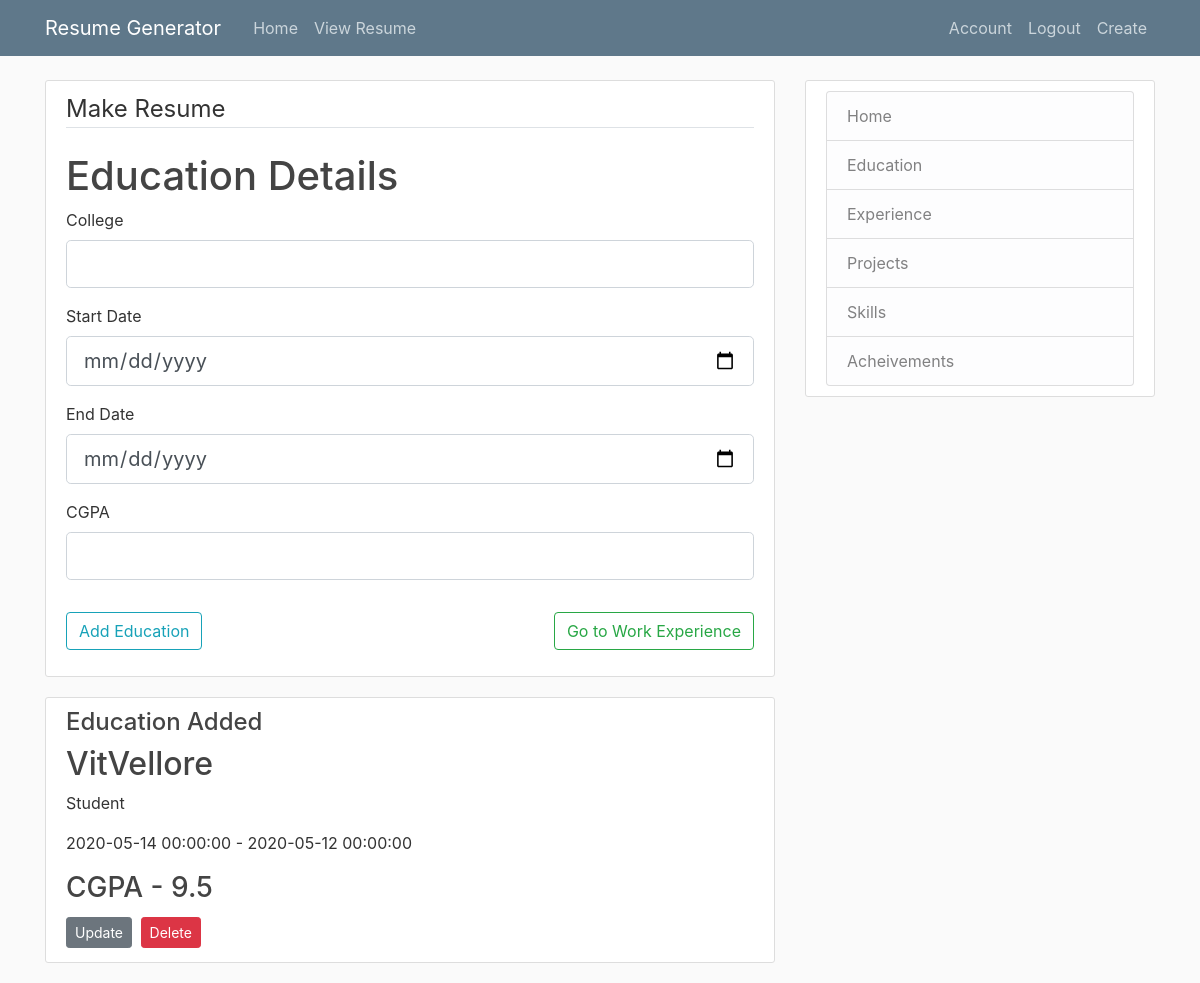
The app's page /resume/new/education (signed in), older data.
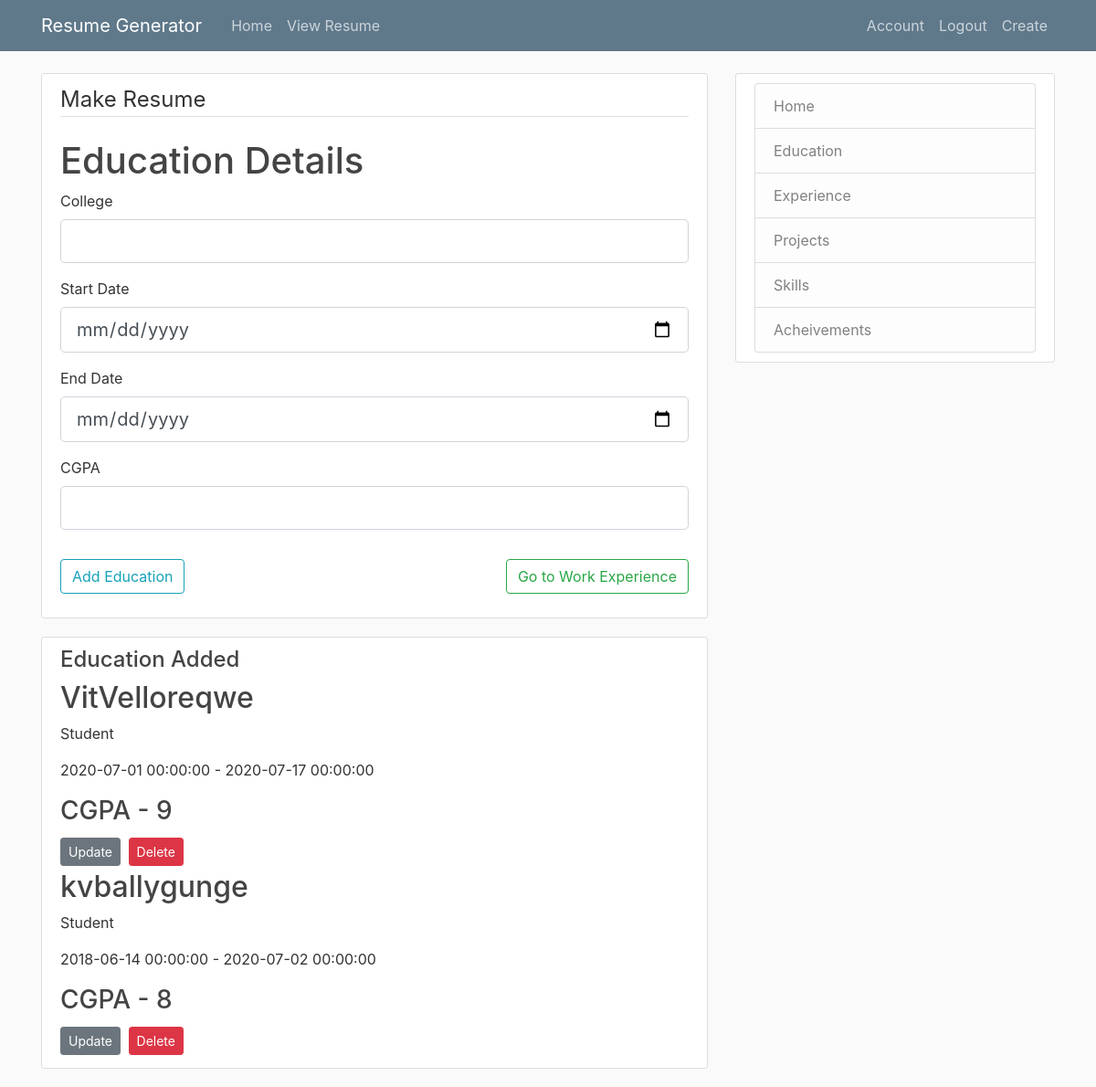
The same page, newer data.
### resume/models.py (models this page shows, shortened)
class education(db.Model):
    id = db.Column(db.Integer, primary_key=True)
    name = db.Column(db.String(100),nullable=False)
    start = db.Column(db.DateTime,nullable=False,default=datetime.today())
    end = db.Column(db.DateTime,nullable=False,default=datetime.today())
    cgpa = db.Column(db.Integer,nullable=False)
    user_id= db.Column(db.Integer,db.ForeignKey('user.id'),nullable=False)

### resume/routes.py (the view)
@app.route("/resume/new/education",methods=['GET','POST'])
@login_required
def  postedu():
    form = useredu()
    eduadded = education.query.filter_by(edu=current_user).all()
    if form.validate_on_submit():
        edu = education(name=form.college.data,start=form.start.data,end=form.end.data,cgpa=form.cgpa.data,edu=current_user)
        print(form.college.data,form.start.data,form.end.data)
        db.session.add(edu)
        db.session.commit()
        return redirect(url_for("postedu"))
    return render_template("education.html",title="Education",form=form,eduadded=eduadded)

### resume/forms.py
class useredu(FlaskForm):
    college = StringField("College",
        validators=[DataRequired(),Length(min=5)])
    start = DateField('Start Date', format='%Y-%m-%d',
         validators=[DataRequired()])
    end  = DateField('End Date', format='%Y-%m-%d',
        validators=[DataRequired()])
    cgpa  = StringField("CGPA",
        validators=[DataRequired()])
    submit = SubmitField("Add Education")

### resume/models.py (called while the page is built)
@login_manager.user_loader
def load_user(id):
    return user.query.get(int(id))

### resume/templates/education.html (shortened to what this page needs)
{%  extends "layout.html" %}
{% block content %}
<div class="content-section">
    <form method="POST" action="">
        <fieldset class="form-group" id="cloneunder">
            <legend class="border-bottom mb-4">Make Resume</legend>
            <h1>Education Details</h1>
            <div  id="skillclass">
            <div class="form-group">
                {{ form.college.label(class="form-control-label") }}
                {% if form.college.errors %}
                    {{ form.college(class="form-control form-control-lg is-invalid") }}
                <div class="invalid-feedback">
                    {% for error in form.college.errors %}
                        <span>{{error}}</span>
                    {% endfor %}
                </div>
                {% else %}
                {{ form.college(class="form-control form-control-lg") }}
                {% endif %}
            </div>
            <div class="form-group">
                {{ form.start.label(class="form-control-label") }}
                {% if form.start.errors %}
                    {{ form.start(class="form-control form-control-lg is-invalid") }}
                <div class="invalid-feedback">
                    {% for error in form.start.errors %}
                        <span>{{error}}</span>
                    {% endfor %}
                </div>
                {% else %}
                {{ form.start(class="form-control form-control-lg") }}
                {% endif %}
            </div>
            <div class="form-group">
                {{ form.end.label(class="form-control-label") }}
                {% if form.end.errors %}
                    {{ form.end(class="form-control form-control-lg is-invalid") }}
                <div class="invalid-feedback">
                    {% for error in form.end.errors %}
                        <span>{{error}}</span>
                    {% endfor %}
                </div>
                {% else %}
                {{ form.end(class="form-control form-control-lg") }}
                {% endif %}
            </div>
            <div class="form-group">
                {{ form.cgpa.label(class="form-control-label") }}
                {% if form.cgpa.errors %}
                    {{ form.cgpa(class="form-control form-control-lg is-invalid") }}
                <div class="invalid-feedback">
                    {% for error in form.cgpa.errors %}
                        <span>{{error}}</span>
                    {% endfor %}
                </div>
                {% else %}
                {{ form.cgpa(class="form-control form-control-lg") }}
                {% endif %}
            </div>
        </div>
        </fieldset>
        <a href="/resume/new/experience" class="btn btn-outline-success" style="float: right;">Go to Work Experience</a>
        <div class="form-group">
            {{ form.submit(class="btn btn-outline-info") }}
        </div>
</form>
</div>
{% if eduadded and title=="Education"%}
<div class="content-section">
  <h4>Education Added</h4>
            {% for education in eduadded %}
        <article>
            <h2 class="article-title">{{ education.name }}</h2>
            <p class="subDetails">Student</p>
            <p class="subDetails"> {{ education.start }} - {{ education.end }}</p>
            <h3>CGPA - {{ education.cgpa }}</h3>
        </article>
        <div>
            <a class="btn btn-secondary btn-sm mt-1 mb-1" href="{{ url_for('update_edu', education_id=education.id) }}">Update</a>
            <button type="button" class="btn btn-danger btn-sm m-1" data-toggle="modal" data-target="#deleteModal">Delete</button>
          </div>
        {% endfor %}
</div>
{% endif %}
{%  endblock content  %}

### resume/templates/layout.html (shortened to what this page needs)
<!DOCTYPE html>
<html>
<head>
    <link rel="stylesheet" href="https://maxcdn.bootstrapcdn.com/bootstrap/4.0.0/css/bootstrap.min.css">
    <link rel="stylesheet" type="text/css" href="{{ url_for('static', filename='main.css') }}">
</head>
<body>
    <header class="site-header">
      <nav class="navbar navbar-expand-md navbar-dark bg-steel fixed-top">
        <div class="container">
          <a class="navbar-brand mr-4" href="/">Resume Generator</a>
          <div class="collapse navbar-collapse" id="navbarToggle">
            <div class="navbar-nav mr-auto">
              <a class="nav-item nav-link" href="/">Home</a>
              <a class="nav-item nav-link" href="/resume">View Resume</a>
            </div>
            <div class="navbar-nav">
              {% if current_user.is_authenticated %}
              <a class="nav-item nav-link" href="/accounts">Account</a>
              <a class="nav-item nav-link" href="/logout">Logout</a>
              <a class="nav-item nav-link" href="/resume/new">Create</a>
              {% else %}
              <a class="nav-item nav-link" href="/login">Login</a>
              <a class="nav-item nav-link" href="/register">Register</a>
              {% endif %}
            </div>
          </div>
        </div>
      </nav>
    </header>
    <main role="main" class="container">
      <div class="row">
        <div class="col-md-8">
          {% block content %}{% endblock %}
        </div>
        {%if title == "New Resume" or title=="Projects" or title=="Education"  or title=="Experience"  or title == "Skills" or title == "Acheivements" %}
        <div class="col-md-4">
          <div class="content-section">
              <a class="list-group-item list-group-item-light" class="active" href="/resume/new">Home</a>
              <a class="list-group-item list-group-item-light" href="/resume/new/education">Education</a>
              <a class="list-group-item list-group-item-light" href="/resume/new/experience">Experience</a>
              <a class="list-group-item list-group-item-light" href="/resume/new/projects">Projects</a>
              <a class="list-group-item list-group-item-light" href="/resume/new/skills">Skills</a>
              <a class="list-group-item list-group-item-light" href="/resume/new/acheive">Acheivements</a>
          </div>
        </div>
        {% endif %}
      </div>
    </main>
</body>
</html>

### resume/static/main.css (style rules this page uses)
body { background: #fafafa; color: #333333; margin-top: 5rem; }
h1, h2, h3, h4, h5, h6 { color: #444444; }
.bg-steel { background-color: #5f788a; }
.site-header .navbar-nav .nav-link { color: #cbd5db; }
.content-section { background: #ffffff; padding: 10px 20px; border: 1px solid #dddddd; border-radius: 3px; margin-bottom: 20px; }
.article-title { color: #444444; }

Row changes from the older to the newer data that the page shows:
removed education: name "VitVellore", start "2020-05-14 00:00:00", end "2020-05-12 00:00:00", cgpa "9.5"
added education: name "VitVelloreqwe", start "2020-07-01 00:00:00", end "2020-07-17 00:00:00", cgpa "9"
added education: name "kvballygunge", start "2018-06-14 00:00:00", end "2020-07-02 00:00:00", cgpa "8"
